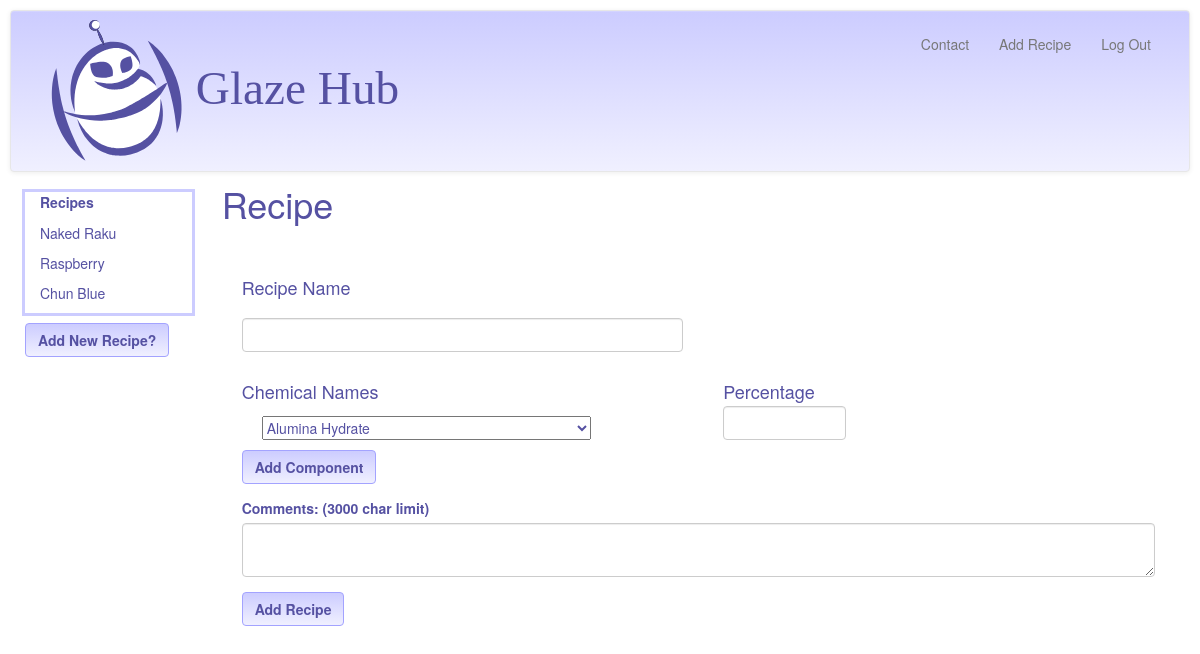
Page /addRecipe/4 (signed in) on the committed database.
### model.py (models this page shows, shortened)
class Recipe(Base):
	__tablename__ = "recipes"
	id = Column(Integer, primary_key = True)
	recipe_name = Column(String (120))
	user_id = Column(Integer, ForeignKey('users.id'))
	user_notes = Column(String (3000), nullable = True)
	user = relationship("User", backref = backref("recipes", order_by=id))
	@classmethod
	def getRecipeNamesByUserID(cls, user_id):
		return session.query(Recipe).filter_by(user_id = user_id).all()

### glazehub.py (the view)
@app.route("/addRecipe/<int:userViewID>", methods=['GET'])
def showRecipeAddForm(userViewID):
	userLoginID = session["user_id"]
	recipe_name = ""
	if userLoginID != int(userViewID):
		flash ("Invalid User ID. Here are your recipes. 2")
		userViewID = userLoginID
		recipes = model.Recipe.getRecipeNamesByUserID(userLoginID)
		return render_template("user_recipes.html", user_id = userViewID, display_recipes = recipes)
	else:
		display_recipes = showUserRecipeList(userViewID)
		chems = model.session.query(model.Chem).all()
		chemNames = [chem.chem_name for chem in chems]
		components = []
	return render_template("add_recipe.html", chem_names = chemNames, user_id = userViewID,
			display_recipes= display_recipes, recipe_name = recipe_name, components = components)

### glazehub.py (called while the page is built)
def showUserRecipeList(userViewID):
	userLoginID = session["user_id"]
	if userLoginID != int(userViewID):
		flash ("Invalid User ID. Here are your recipes. 3")
		userViewID = userLoginID
		recipes = model.Recipe.getRecipeNamesByUserID(userLoginID)
		return recipes
	else:
		recipes = model.Recipe.getRecipeNamesByUserID(userViewID)
		return recipes

### templates/add_recipe.html (shortened to what this page needs)
{% extends 'base2.html' %}
{% block body %}
<div class = "col-sm-2">
	<div class = "col-sm-12" id = "recipe_list" style="outline: 3px solid #ccccff; margin-bottom:10px" >
    	<label class = "control-label" for="userRecipes">
			Recipes
		</label>
		{% for recipe in display_recipes %}
		<ul style = "margin-top: 6px" id="recipe_names">
			<a id = "recipe_links" href = "/recipecomps/{{ recipe.user_id }} /{{recipe.recipe_name }}">
				<li>{{ recipe.recipe_name }}</li></a>
		</ul>
		{% endfor %}
	</div>
	<div class = "row" id = "add_recipe_button">
		<div class = "col-sm-2">
			<a href = "/addRecipe/{{user_id}}">
			<button class ="btn btn-GH" type = "submit" id = "add_recipe">
					<strong>Add New Recipe?</strong></button>
			</a>
		</div>
	</div>
</div>
<div class = "col-sm-10" id = "recipe_section" style="margin-top:-2em">
	<h1>Recipe</h1>
	<div id = "compTemplate">
		<div class = "col-sm-6" style = "margin:5px">
		    <select name="chem">
				{% for chem in chem_names %}
					<option value="{{ chem }}">{{ chem }}</option>
				{% endfor %}
			</select>
		</div>
		<div class = "col-sm-2" style = "margin-top:-10px">
			<input class = "form-control" type = "text" id = "percentage"
					name="percentage"/>
		</div>
	</div>
	<form method=post>
		<div class = "row">
			<div class = "form-group" id = "recipename">
				<div class = "col-sm-6">
					<label class = "control-label" for="recipename" id ="recipename">
						<h4>Recipe Name</h4>
					</label>
					<input class = "form-control" type = "text" id = "recipename"
						name="recipename" />
				</div>
			</div>
		</div>
		<div id = "chemicals">
		<div class = "row">
			<div class = "col-sm-6">
				<h4>Chemical Names</h4>
			</div>
			<div class = "col-sm-2" style="margin-left:10px">
				<h4>Percentage</h4>
			</div>
		</div>
			<div id = "chems_percents_tbl">
			<div class = "col-sm-8" style = "margin-left:10px">
				<div class ="row">
					<button id = "add_component" class ="btn btn-GH" style="margin-top:5px; margin-left:-10px" ><strong>Add Component</strong>
					</button>
				</div>
			</div>
			<div class = "row" id = "addNotes">
			<label class = "col-sm-8 control-label" for="userCommentslbl" id ="userCommentslbl" style = "margin-top:1em">
				Comments: (3000 char limit)
			</label>
			</div>
			<div class = "row">
				<div class = "col-sm-12" id = "userComments">
					<textarea class = "form-control" name = "usercomments" type = "text" maxlength = "3000", id = "usercomments" style = " margin-bottom:10px"></textarea>
				</div>
			</div>
				<div class = "col-sm-8">
					<div class = "row">
							<button class ="btn btn-GH" style="margin-top:5px; " type = "submit" id = "add_recipe" value="Add Recipe">
							<strong>Add Recipe</strong>
							</button>
					</div>
				</div>
		</div>
	</form>
</div>
{% endblock %}

### static/css/style.css (style rules this page uses)
a:link { color:#5551a2; }
body { margin:10px; font-family: "Helvetica Neue", Helvetica, "Segoe UI", Arial, freesans, sans-serif; color:#5551a2; }
div#recipename { margin:20px; }
div#chemicals { margin:20px; }
#compTemplate { visibility: hidden; }
div#recipe_list { overflow: scroll; }
a#recipe_links { text-decoration: none; }
ul#recipe_names { list-style-type: none; padding:0 0px; }
input { height:3em; margin-top: 5px; }
.btn-GH { background-image: -webkit-linear-gradient(top, #ccccff 0%, #f0f0ff 100%); background-image: -o-linear-gradient(top, #ccccff 0%, #f0f0ff 100%); background-image: -webkit-gradient(linear, left top, left bottom, from(#ccccff), to(#f0f0ff)); background-image: linear-gradient(to bottom, #ccccff 0%, #f0f0ff 100%); filter: progid:DXImageTransform.Microsoft.gradient(startColorstr='#ffccccff', endColorstr='#fff0f0ff', GradientType=0); filter: progid:DXImageTransform.Microsoft.gradient(enabled = false); background-repeat: repeat-x; border-color: #a3a3ff; color:#5551a2; }

### rows in the picture
Recipe: recipe_name "Naked Raku"
Recipe: recipe_name "Raspberry"
Recipe: recipe_name "Chun Blue"

### other values in the picture
{{ "Log Out" }} "Log Out"
form field chem "Alumina Hydrate"
